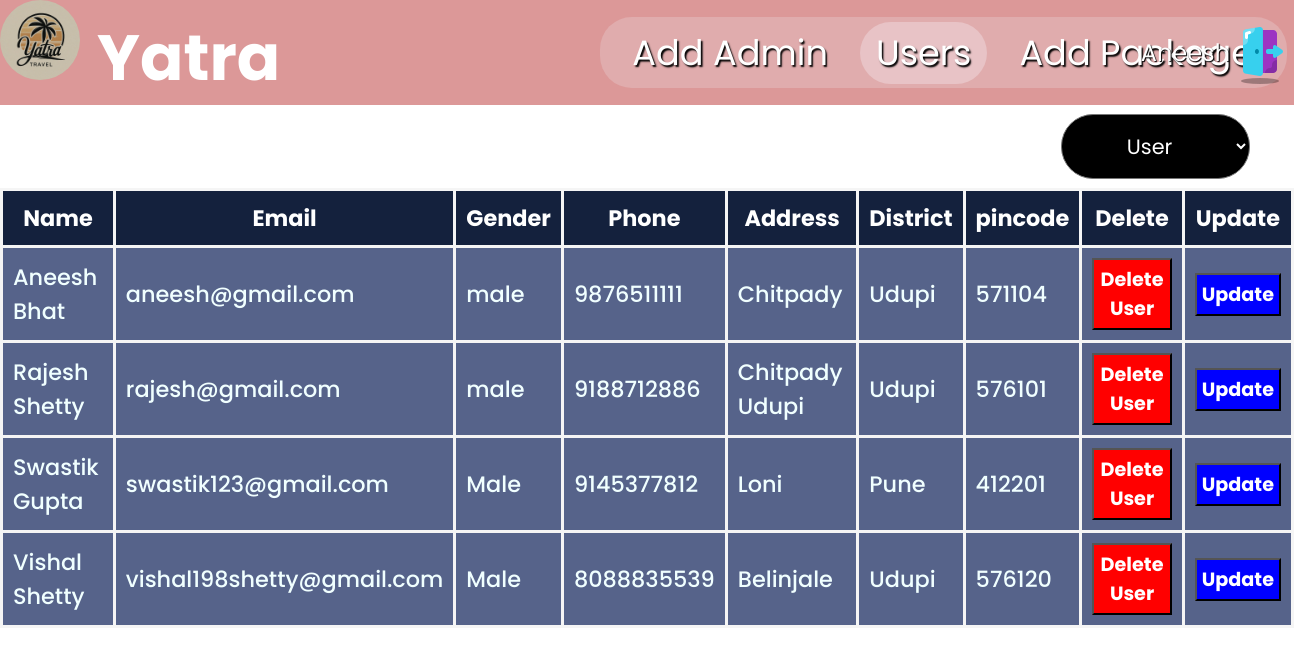
The page /superadminUsers.php (signed in) on the database its author committed.
### tables this page shows
CREATE TABLE `user` (
  `email` varchar(200) NOT NULL,
  `name` text NOT NULL,
  `password` varchar(200) NOT NULL,
  `gender` text NOT NULL,
  `phone` double NOT NULL,
  `address` varchar(200) NOT NULL,
  `district` varchar(200) NOT NULL,
  `pincode` int(6) NOT NULL,
  `status` text NOT NULL DEFAULT 'User'
);

### userdetails.php (the view, shortened to what this page needs)
<!DOCTYPE html>
<html lang="en">
<head>
    <link rel="stylesheet" href="index.css">
</head>
<body><?php
if($_SESSION['status'] == 'admin' or $_SESSION['status'] == 'superadmin')
{
    include "updateuser.php";
echo "
    <table>
        <tr>
        <th>Name</th><th>Email</th><th>Gender</th><th>Phone</th><th>Address</th><th>District</th><th>pincode</th>
    <th>Delete</th><th>Update</th></tr>";
    $query3="Select * from user";
    $res=$con->query($query3);
    if($res->num_rows>=1)
    {
        foreach ($res as $key) {
    echo "
    <tr>
        <td>{$key['name']}</td>
        <td>{$key['email']}</td>
        <td>{$key['gender']}</td>
        <td>{$key['phone']}</td>
        <td>{$key['address']}</td>
        <td>{$key['district']}</td>
        <td>{$key['pincode']}</td>
    <td>
    <form method='post' onsubmit='return confirmsubmission();'>
    <input name='emailToDelete'  type='hidden' value='{$key['email']}'>
    <button class='dlt' name='dltbtn' type='submit'>Delete User</button>
    </form>
    </td>
    <td>
    <form method='post' action=''>
    <input name='emailToUpdate'  type='hidden' value='{$key['email']}'>
    <input class='dlt' id='updte' value='Update' name='updbtn' type='submit'>
    </form>
    </td>
    </tr>";
    }
}
    }
    else{
        echo "<script>alert('You are not permitted to view this');
        window.location.href='index.php'</script>";
    }
?>
    </table>
</body>
</html>

### index.css (style rules this page uses)
* { margin:0;padding:0; box-sizing: border-box; font-family: "Poppins", sans-serif; }
body { background-image: url("bg2.jpg"); background-size: cover; }

### userdetails.php (style rules this page uses)
table { margin: auto; font-size: 1.4rem; }
table,th,td { border: 3px solid whitesmoke; border-collapse: collapse; }
td,th { padding: 10px; }
th { background-color: #14213D; color: white; }
td { background-color: #56638A; color: azure; font-weight: 500; }
.dlt { color: white; background-color: red; padding: 5px; font-weight: bold; font-size: 1.2rem; }
#updte { background-color: blue; }

### rows shown on the page
user: name "Aneesh Bhat", email "aneesh@gmail.com", gender "male", phone "9876511111", address "Chitpady", district "Udupi", pincode "571104"
user: name "Rajesh Shetty", email "rajesh@gmail.com", gender "male", phone "9188712886", address "Chitpady Udupi", district "Udupi", pincode "576101"
user: name "Swastik Gupta", email "swastik123@gmail.com", gender "Male", phone "9145377812", address "Loni", district "Pune", pincode "412201"
user: name "Vishal Shetty", email "vishal198shetty@gmail.com", gender "Male", phone "8088835539", address "Belinjale", district "Udupi", pincode "576120"

### other values the page prints
$_SESSION['name'] "Aneesh"
